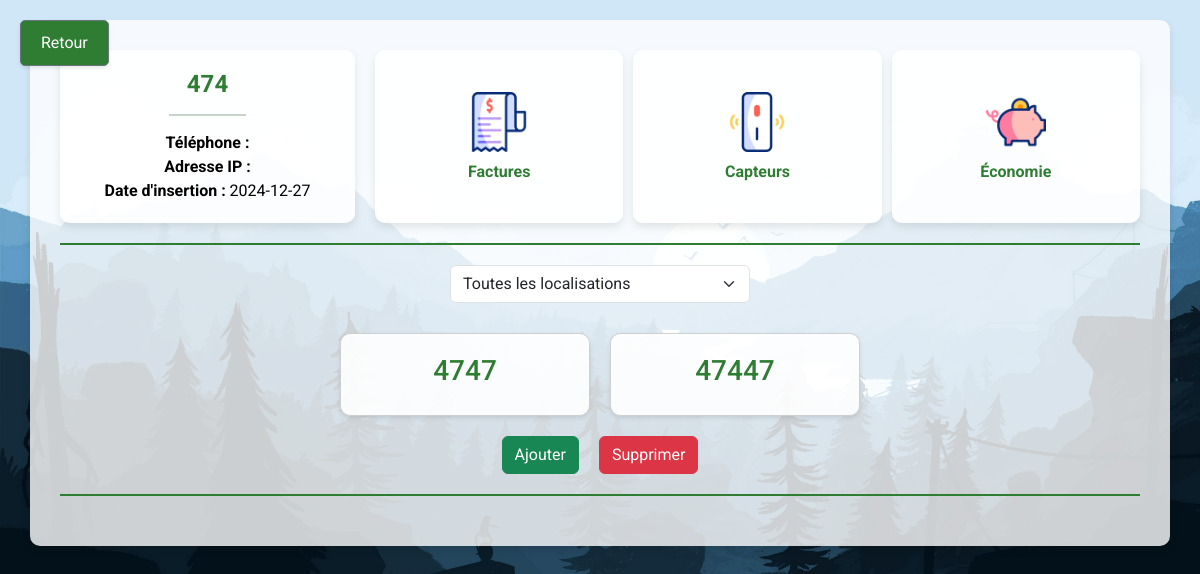
/logement/3, run on the app's committed database.
### tables this page shows
CREATE TABLE Logement (
    id_Logement INTEGER PRIMARY KEY AUTOINCREMENT,
    ADRESSE TEXT NOT NULL, 
    NUMTEL TEXT,
    ADDRIP TEXT,
    DATEINSERTION DATE
);

CREATE TABLE Piece (
    id_Piece INTEGER PRIMARY KEY AUTOINCREMENT,
    NOM TEXT NOT NULL,
    LOCALISATION TEXT,
    id_Logement INTEGER,  
    FOREIGN KEY (id_Logement) REFERENCES Logement(id_Logement) ON DELETE CASCADE
);

### app.py (the view)
@app.route('/logement/<int:logement_id>')
def logement_details(logement_id):
    conn = get_db_connection()
    selected_location = request.args.get('location', 'all')
    try:
        logement = conn.execute('SELECT * FROM Logement WHERE id_Logement = ?', (logement_id,)).fetchone()
        if not logement:
            return "Logement non trouvé", 404
        logement = dict(logement)
        if selected_location == 'all':
            pieces_query = 'SELECT * FROM Piece WHERE id_Logement = ?'
            pieces = conn.execute(pieces_query, (logement_id,)).fetchall()
        else:
            pieces_query = 'SELECT * FROM Piece WHERE id_Logement = ? AND LOCALISATION = ?'
            pieces = conn.execute(pieces_query, (logement_id, selected_location)).fetchall()
        pieces = [dict(piece) for piece in pieces]
        capteurs_by_piece = {}
        for piece in pieces:
            capteurs = conn.execute('SELECT * FROM Capteur WHERE id_Piece = ?', (piece['id_Piece'],)).fetchall()
            capteurs_by_piece[piece['id_Piece']] = [dict(capteur) for capteur in capteurs]
        selected_piece_id = None
    except sqlite3.OperationalError as e:
        print(f"Erreur lors de l'accès aux détails du logement : {e}")
        logement, pieces, capteurs_by_piece, selected_piece_id = None, [], {}, None
    finally:
        conn.close()
    return render_template(
        'logement_details.html',
        logement=logement,
        pieces=pieces,
        capteurs_by_piece=capteurs_by_piece,
        selected_piece_id=selected_piece_id,
        selected_location=selected_location
    )

### app.py (called while the page is built)
def get_db_connection():
    conn = sqlite3.connect('base.db', timeout=10, isolation_level=None)
    conn.execute('PRAGMA journal_mode=WAL')
    conn.row_factory = sqlite3.Row
    return conn

### templates/logement_details.html (shortened to what this page needs)
<!DOCTYPE html>
<html lang="en">
<head>
    <link href="https://cdn.jsdelivr.net/npm/bootstrap@5.3.0/dist/css/bootstrap.min.css" rel="stylesheet">
</head>
<body>
    <div class="back-button">
        <a href="{{ url_for('index') }}" class="btn btn-secondary">Retour</a>
    </div>
    <div class="container">
        <div class="info-and-buttons">
            <a href="{{ url_for('info_logement', logement_id=logement['id_Logement']) }}" class="btn-card">
                <h4><strong>{{ logement['ADRESSE'] }}</strong></h4>
                <hr style="width: 30%; border: 1px solid #1f5822; margin: 15px 0;">
                <p><strong>Téléphone :</strong> {{ logement['NUMTEL'] }}</p>
                <p><strong>Adresse IP :</strong> {{ logement['ADDRIP'] }}</p>
                <p><strong>Date d'insertion :</strong> {{ logement['DATEINSERTION'] }}</p>
            </a>
            <div class="btn-container">
                <a href="{{ url_for('view_factures', logement_id=logement['id_Logement']) }}" class="btn-card">
                    <img src="{{ url_for('static', filename='images/factures_static.gif') }}" alt="Factures">
                    <h5>Factures</h5>
                </a>
                <a href="{{ url_for('view_capteurs', logement_id=logement['id_Logement']) }}" class="btn-card">
                    <img src="{{ url_for('static', filename='images/capteurs_static.gif') }}" alt="Capteurs">
                    <h5>Capteurs</h5>
                </a>
                <a href="{{ url_for('view_economies', logement_id=logement['id_Logement']) }}" class="btn-card">
                    <img src="{{ url_for('static', filename='images/economies_static.gif') }}" alt="Économie">
                    <h5>Économie</h5>
                </a>
            </div>
        </div>
        <div class="separator"></div>
        <div class="filter-container">
            <form method="GET" action="{{ url_for('logement_details', logement_id=logement['id_Logement']) }}" class="filter-wrapper">
                <select id="locationFilter" name="location" class="form-select" onchange="this.form.submit()">
                    <option value="all" {% if selected_location == 'all' %}selected{% endif %}>Toutes les localisations</option>
                </select>
            </form>
        </div>
        <div class="card-container">
            {% for piece in pieces %}
            <div class="card toggle-capteurs" data-piece-id="{{ piece['id_Piece'] }}">
                <h3>{{ piece['NOM'] }}</h3>
            </div>
            {% endfor %}
        </div>
        <div class="action-buttons">
            <a href="{{ url_for('add_piece', logement_id=logement['id_Logement']) }}" class="btn btn-success">Ajouter</a>
            <a href="{{ url_for('delete_piece', logement_id=logement['id_Logement']) }}" class="btn btn-danger">Supprimer</a>
        </div>
        <div class="separator"></div>
    </div>
</body>
</html>

### data on the page
Logement: ADRESSE "474", DATEINSERTION "2024-12-27"
Piece: NOM "4747"
Piece: NOM "47447"
